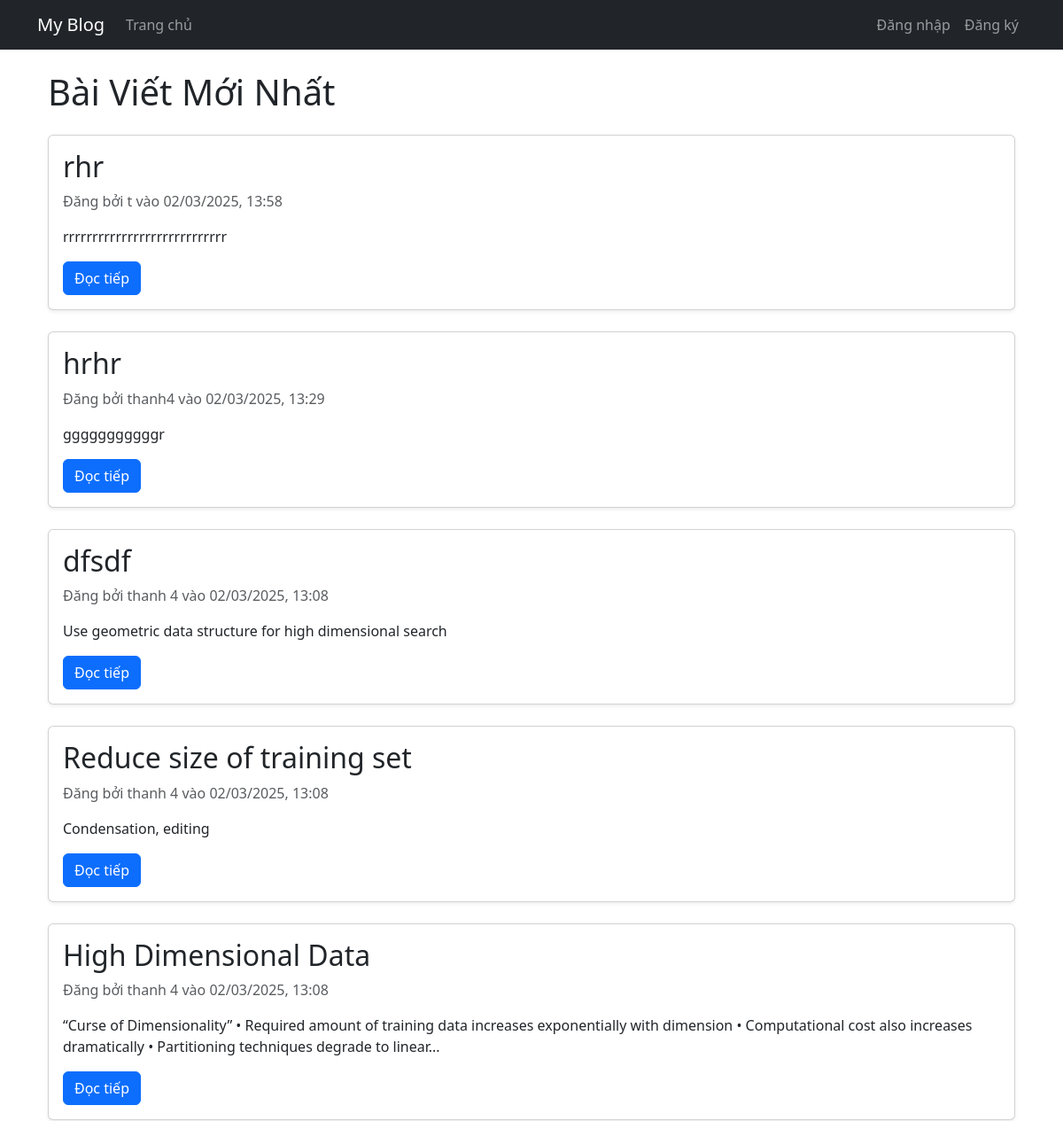
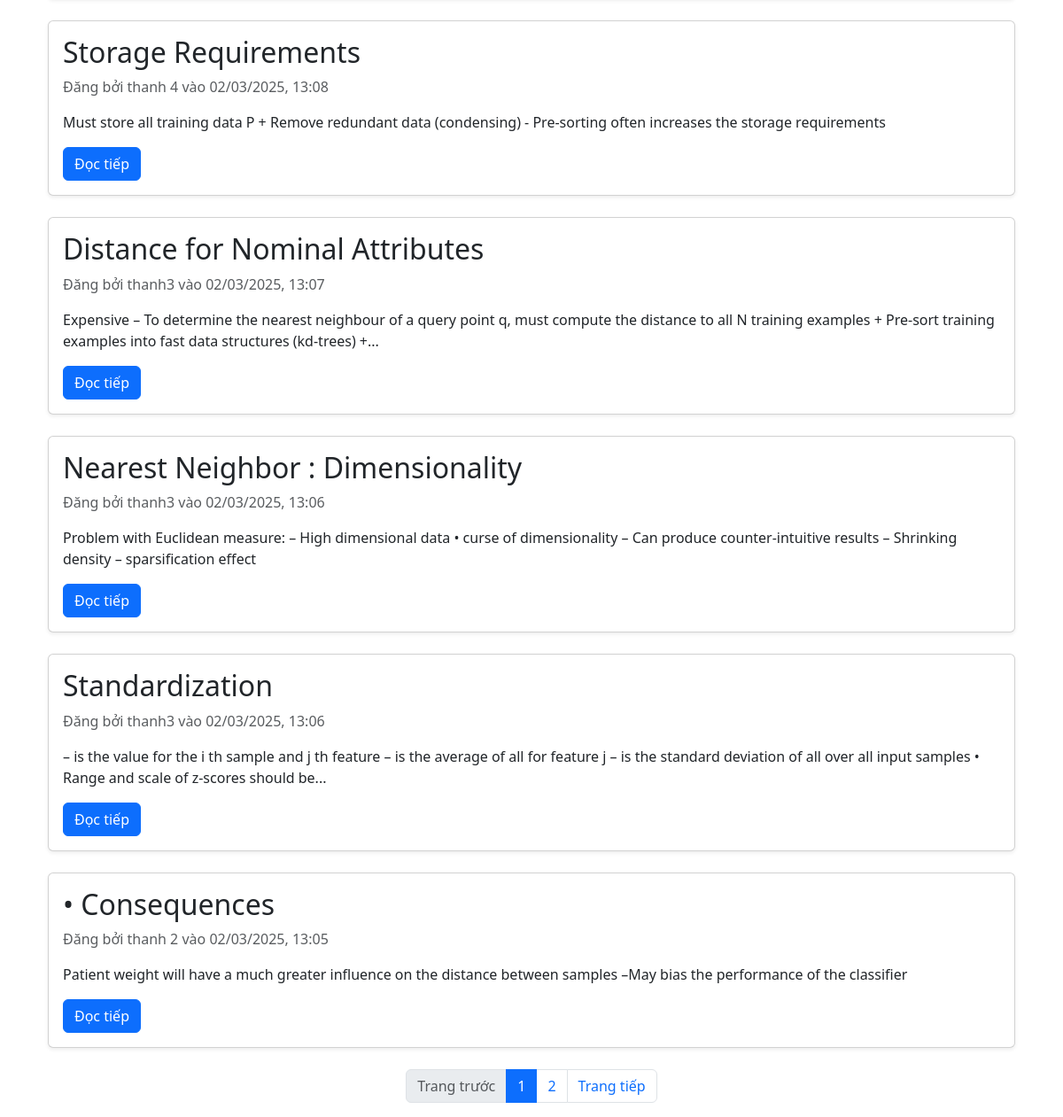
Before: / with the older database file (2 pictures, top to bottom).
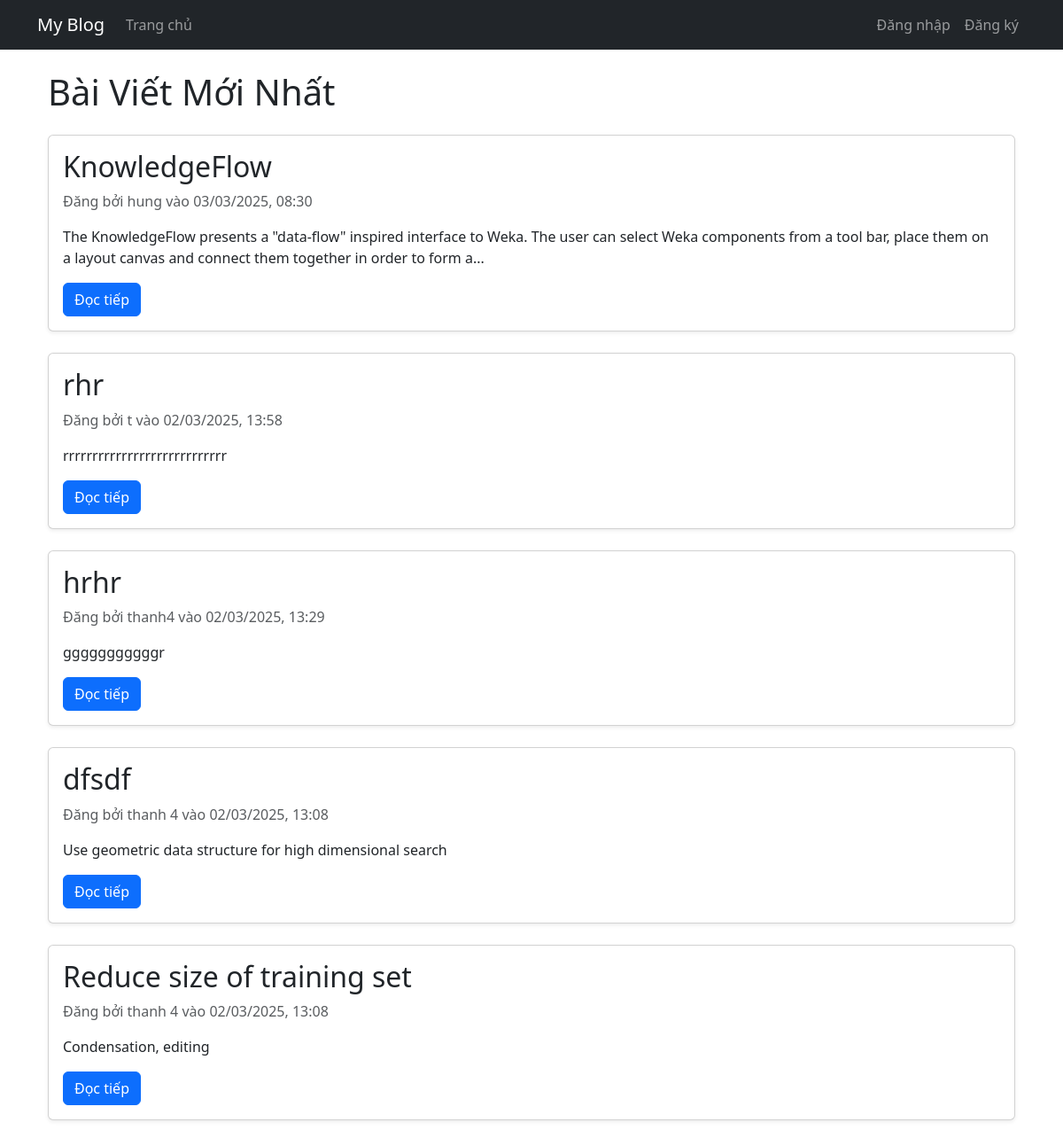
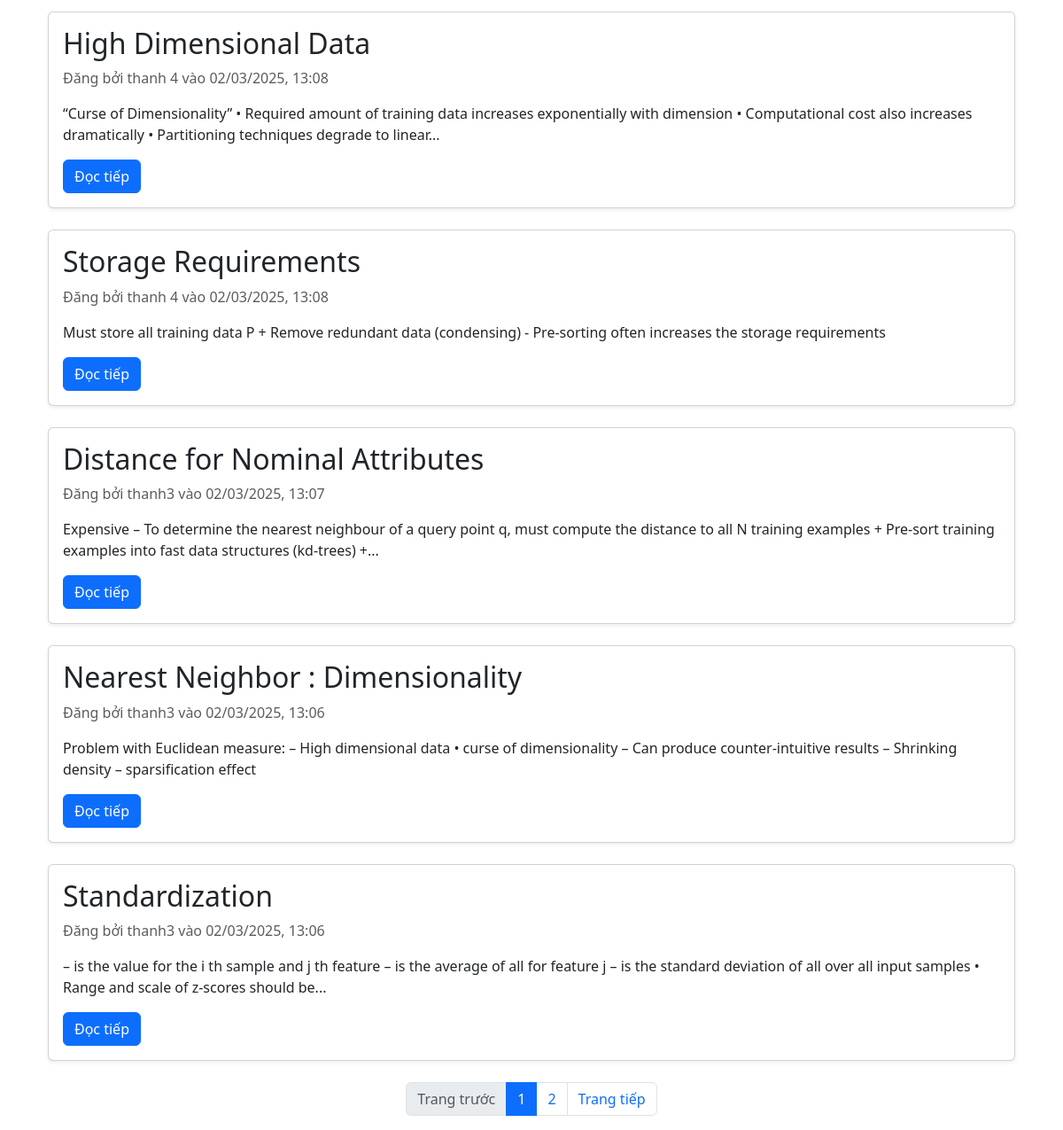
After: the same page with the newer database file (2 pictures, top to bottom).
### my_blog/app.py (models this page shows, shortened)
class Post(db.Model):
    id = db.Column(db.Integer, primary_key=True)
    title = db.Column(db.String(100), nullable=False)
    content = db.Column(db.Text, nullable=False)
    date_posted = db.Column(db.DateTime, default=datetime.utcnow)
    user_id = db.Column(db.Integer, db.ForeignKey('user.id'), nullable=False)

class User(db.Model, UserMixin):
    id = db.Column(db.Integer, primary_key=True)
    username = db.Column(db.String(20), unique=True, nullable=False)
    email = db.Column(db.String(120), unique=True, nullable=False)
    password = db.Column(db.String(60), nullable=False)
    posts = db.relationship('Post', backref='author', lazy=True)
    is_admin = db.Column(db.Boolean, default=False)
    is_blocked = db.Column(db.Boolean, default=False)

### my_blog/app.py (the view)
@app.route('/')
@app.route('/page/<int:page>')
def index(page=1):
    per_page = 10
    posts = Post.query.order_by(Post.date_posted.desc()).paginate(page=page, per_page=per_page, error_out=False)
    return render_template('index.html', posts=posts)

### my_blog/templates/index.html (shortened to what this page needs)
{% extends "layout.html" %}
{% block content %}
<div class="container mt-4">
    <h1 class="mb-4">Bài Viết Mới Nhất</h1>
    {% if posts.items %}
        {% for post in posts.items %}
        <div class="card mb-4 shadow-sm">
            <div class="card-body">
                <h2 class="card-title">{{ post.title }}</h2>
                <p class="card-text text-muted">Đăng bởi {{ post.author.username }} vào {{ post.date_posted.strftime('%d/%m/%Y, %H:%M') }}</p>
                <p class="card-text">{{ post.content|truncate(200) }}</p>
                <a href="{{ url_for('post', post_id=post.id) }}" class="btn btn-primary">Đọc tiếp</a>
            </div>
        </div>
        {% endfor %}
        <nav aria-label="Page navigation">
            <ul class="pagination justify-content-center">
                {% if posts.has_prev %}
                <li class="page-item">
                    <a class="page-link" href="{{ url_for('index', page=posts.prev_num) }}">Trang trước</a>
                </li>
                {% else %}
                <li class="page-item disabled">
                    <span class="page-link">Trang trước</span>
                </li>
                {% endif %}
                {% for page_num in posts.iter_pages(left_edge=1, right_edge=1, left_current=2, right_current=2) %}
                    {% if page_num %}
                        {% if page_num == posts.page %}
                        <li class="page-item active">
                            <span class="page-link">{{ page_num }}</span>
                        </li>
                        {% else %}
                        <li class="page-item">
                            <a class="page-link" href="{{ url_for('index', page=page_num) }}">{{ page_num }}</a>
                        </li>
                        {% endif %}
                    {% else %}
                        <li class="page-item disabled">
                            <span class="page-link">...</span>
                        </li>
                    {% endif %}
                {% endfor %}
                {% if posts.has_next %}
                <li class="page-item">
                    <a class="page-link" href="{{ url_for('index', page=posts.next_num) }}">Trang tiếp</a>
                </li>
                {% else %}
                <li class="page-item disabled">
                    <span class="page-link">Trang tiếp</span>
                </li>
                {% endif %}
            </ul>
        </nav>
    {% endif %}
</div>
{% endblock %}

Changed rows visible on the page:
no longer on this page (row unchanged): Post: title "• Consequences", author.username "thanh 2", date_posted "02/03/2025, 13:05", content "Patient weight will have a much greater influence on the distance between samples –May bias the performance of the classifier"
added Post: title "KnowledgeFlow", author.username "hung", date_posted "03/03/2025, 08:30", content "The KnowledgeFlow presents a \"data-flow\" inspired interface to Weka. The user can select Weka components from a tool bar, place them on a layout canvas and connect them together in order to form a..."
